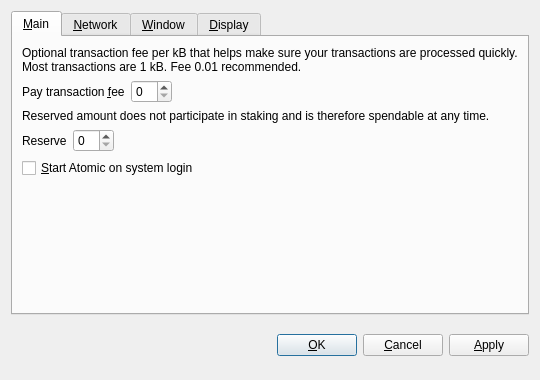
<?xml version="1.0" encoding="UTF-8"?>
<ui version="4.0">
 <class>OptionsDialog</class>
 <widget class="QDialog" name="OptionsDialog">
  <property name="geometry">
   <rect>
    <x>0</x>
    <y>0</y>
    <width>540</width>
    <height>380</height>
   </rect>
  </property>
  <property name="windowTitle">
   <string>Options</string>
  </property>
  <property name="modal">
   <bool>true</bool>
  </property>
  <layout class="QVBoxLayout" name="verticalLayout">
   <item>
    <widget class="QTabWidget" name="tabWidget">
     <property name="tabPosition">
      <enum>QTabWidget::North</enum>
     </property>
     <property name="currentIndex">
      <number>0</number>
     </property>
     <widget class="QWidget" name="tabMain">
      <attribute name="title">
       <string>&amp;Main</string>
      </attribute>
      <layout class="QVBoxLayout" name="verticalLayout_Main">
       <item>
        <widget class="QLabel" name="transactionFeeInfoLabel">
         <property name="text">
          <string>Optional transaction fee per kB that helps make sure your transactions are processed quickly. Most transactions are 1 kB. Fee 0.01 recommended.</string>
         </property>
         <property name="textFormat">
          <enum>Qt::PlainText</enum>
         </property>
         <property name="wordWrap">
          <bool>true</bool>
         </property>
        </widget>
       </item>
       <item>
        <layout class="QHBoxLayout" name="horizontalLayoutFee">
         <item>
          <widget class="QLabel" name="transactionFeeLabel">
           <property name="text">
            <string>Pay transaction &amp;fee</string>
           </property>
           <property name="textFormat">
            <enum>Qt::PlainText</enum>
           </property>
           <property name="buddy">
            <cstring>transactionFee</cstring>
           </property>
          </widget>
         </item>
         <item>
          <widget class="BitcoinAmountField" name="transactionFee"/>
         </item>
         <item>
          <spacer name="horizontalSpacerFee">
           <property name="orientation">
            <enum>Qt::Horizontal</enum>
           </property>
           <property name="sizeHint" stdset="0">
            <size>
             <width>40</width>
             <height>20</height>
            </size>
           </property>
          </spacer>
         </item>
        </layout>
       </item>
       <item>
        <widget class="QLabel" name="reserveBalanceInfoLabel">
         <property name="text">
          <string>Reserved amount does not participate in staking and is therefore spendable at any time.</string>
         </property>
         <property name="textFormat">
          <enum>Qt::PlainText</enum>
         </property>
         <property name="wordWrap">
          <bool>true</bool>
         </property>
        </widget>
       </item>
       <item>
        <layout class="QHBoxLayout" name="horizontalLayoutReserveBalance">
         <item>
          <widget class="QLabel" name="reserveBalanceLabel">
           <property name="text">
            <string>Reserve</string>
           </property>
           <property name="textFormat">
            <enum>Qt::PlainText</enum>
           </property>
           <property name="buddy">
            <cstring>reserveBalance</cstring>
           </property>
          </widget>
         </item>
         <item>
          <widget class="BitcoinAmountField" name="reserveBalance"/>
         </item>
         <item>
          <spacer name="horizontalSpacerReserveBalance">
           <property name="orientation">
            <enum>Qt::Horizontal</enum>
           </property>
           <property name="sizeHint" stdset="0">
            <size>
             <width>40</width>
             <height>20</height>
            </size>
           </property>
          </spacer>
         </item>
        </layout>
       </item>
       <item>
        <widget class="QCheckBox" name="bitcoinAtStartup">
         <property name="toolTip">
          <string>Automatically start Atomic after logging in to the system.</string>
         </property>
         <property name="text">
          <string>&amp;Start Atomic on system login</string>
         </property>
        </widget>
       </item>
       <item>
        <spacer name="verticalSpacer_Main">
         <property name="orientation">
          <enum>Qt::Vertical</enum>
         </property>
         <property name="sizeHint" stdset="0">
          <size>
           <width>20</width>
           <height>40</height>
          </size>
         </property>
        </spacer>
       </item>
      </layout>
     </widget>
     <widget class="QWidget" name="tabNetwork">
      <attribute name="title">
       <string>&amp;Network</string>
      </attribute>
      <layout class="QVBoxLayout" name="verticalLayout_Network">
       <item>
        <widget class="QCheckBox" name="mapPortUpnp">
         <property name="toolTip">
          <string>Automatically open the Atomic client port on the router. This only works when your router supports UPnP and it is enabled.</string>
         </property>
         <property name="text">
          <string>Map port using &amp;UPnP</string>
         </property>
        </widget>
       </item>
       <item>
        <widget class="QCheckBox" name="connectSocks">
         <property name="toolTip">
          <string>Connect to the Atomic network through a SOCKS proxy (e.g. when connecting through Tor).</string>
         </property>
         <property name="text">
          <string>&amp;Connect through SOCKS proxy:</string>
         </property>
        </widget>
       </item>
       <item>
        <layout class="QHBoxLayout" name="horizontalLayout_Network">
         <item>
          <widget class="QLabel" name="proxyIpLabel">
           <property name="text">
            <string>Proxy &amp;IP:</string>
           </property>
           <property name="textFormat">
            <enum>Qt::PlainText</enum>
           </property>
           <property name="buddy">
            <cstring>proxyIp</cstring>
           </property>
          </widget>
         </item>
         <item>
          <widget class="QValidatedLineEdit" name="proxyIp">
           <property name="maximumSize">
            <size>
             <width>140</width>
             <height>16777215</height>
            </size>
           </property>
           <property name="toolTip">
            <string>IP address of the proxy (e.g. 127.0.0.1)</string>
           </property>
          </widget>
         </item>
         <item>
          <widget class="QLabel" name="proxyPortLabel">
           <property name="text">
            <string>&amp;Port:</string>
           </property>
           <property name="textFormat">
            <enum>Qt::PlainText</enum>
           </property>
           <property name="buddy">
            <cstring>proxyPort</cstring>
           </property>
          </widget>
         </item>
         <item>
          <widget class="QLineEdit" name="proxyPort">
           <property name="maximumSize">
            <size>
             <width>55</width>
             <height>16777215</height>
            </size>
           </property>
           <property name="toolTip">
            <string>Port of the proxy (e.g. 9050)</string>
           </property>
          </widget>
         </item>
         <item>
          <widget class="QLabel" name="socksVersionLabel">
           <property name="text">
            <string>SOCKS &amp;Version:</string>
           </property>
           <property name="textFormat">
            <enum>Qt::PlainText</enum>
           </property>
           <property name="buddy">
            <cstring>socksVersion</cstring>
           </property>
          </widget>
         </item>
         <item>
          <widget class="QValueComboBox" name="socksVersion">
           <property name="toolTip">
            <string>SOCKS version of the proxy (e.g. 5)</string>
           </property>
          </widget>
         </item>
         <item>
          <spacer name="horizontalSpacer_Network">
           <property name="orientation">
            <enum>Qt::Horizontal</enum>
           </property>
           <property name="sizeHint" stdset="0">
            <size>
             <width>40</width>
             <height>20</height>
            </size>
           </property>
          </spacer>
         </item>
        </layout>
       </item>
       <item>
        <spacer name="verticalSpacer_Network">
         <property name="orientation">
          <enum>Qt::Vertical</enum>
         </property>
         <property name="sizeHint" stdset="0">
          <size>
           <width>20</width>
           <height>40</height>
          </size>
         </property>
        </spacer>
       </item>
      </layout>
     </widget>
     <widget class="QWidget" name="tabWindow">
      <attribute name="title">
       <string>&amp;Window</string>
      </attribute>
      <layout class="QVBoxLayout" name="verticalLayout_Window">
       <item>
        <widget class="QCheckBox" name="minimizeToTray">
         <property name="toolTip">
          <string>Show only a tray icon after minimizing the window.</string>
         </property>
         <property name="text">
          <string>&amp;Minimize to the tray instead of the taskbar</string>
         </property>
        </widget>
       </item>
       <item>
        <widget class="QCheckBox" name="minimizeOnClose">
         <property name="toolTip">
          <string>Minimize instead of exit the application when the window is closed. When this option is enabled, the application will be closed only after selecting Quit in the menu.</string>
         </property>
         <property name="text">
          <string>M&amp;inimize on close</string>
         </property>
        </widget>
       </item>
       <item>
        <spacer name="verticalSpacer_Window">
         <property name="orientation">
          <enum>Qt::Vertical</enum>
         </property>
         <property name="sizeHint" stdset="0">
          <size>
           <width>20</width>
           <height>40</height>
          </size>
         </property>
        </spacer>
       </item>
      </layout>
     </widget>
     <widget class="QWidget" name="tabDisplay">
      <attribute name="title">
       <string>&amp;Display</string>
      </attribute>
      <layout class="QVBoxLayout" name="verticalLayout_Display">
       <item>
        <layout class="QHBoxLayout" name="horizontalLayout_1_Display">
         <item>
          <widget class="QLabel" name="langLabel">
           <property name="text">
            <string>User Interface &amp;language:</string>
           </property>
           <property name="textFormat">
            <enum>Qt::PlainText</enum>
           </property>
           <property name="buddy">
            <cstring>lang</cstring>
           </property>
          </widget>
         </item>
         <item>
          <widget class="QValueComboBox" name="lang">
           <property name="toolTip">
            <string>The user interface language can be set here. This setting will take effect after restarting Atomic.</string>
           </property>
          </widget>
         </item>
        </layout>
       </item>
       <item>
        <layout class="QHBoxLayout" name="horizontalLayout_2_Display">
         <item>
          <widget class="QLabel" name="unitLabel">
           <property name="text">
            <string>&amp;Unit to show amounts in:</string>
           </property>
           <property name="textFormat">
            <enum>Qt::PlainText</enum>
           </property>
           <property name="buddy">
            <cstring>unit</cstring>
           </property>
          </widget>
         </item>
         <item>
          <widget class="QValueComboBox" name="unit">
           <property name="toolTip">
            <string>Choose the default subdivision unit to show in the interface and when sending coins.</string>
           </property>
          </widget>
         </item>
        </layout>
       </item>
       <item>
        <widget class="QCheckBox" name="displayAddresses">
         <property name="toolTip">
          <string>Whether to show Atomic addresses in the transaction list or not.</string>
         </property>
         <property name="text">
          <string>&amp;Display addresses in transaction list</string>
         </property>
        </widget>
       </item>
       <item>
        <widget class="QCheckBox" name="coinControlFeatures">
         <property name="toolTip">
          <string>Whether to show coin control features or not.</string>
         </property>
         <property name="text">
          <string>Display coin &amp;control features (experts only!)</string>
         </property>
        </widget>
       </item>
       <item>
        <spacer name="verticalSpacer_Display">
         <property name="orientation">
          <enum>Qt::Vertical</enum>
         </property>
         <property name="sizeHint" stdset="0">
          <size>
           <width>20</width>
           <height>40</height>
          </size>
         </property>
        </spacer>
       </item>
      </layout>
     </widget>
    </widget>
   </item>
   <item>
    <layout class="QHBoxLayout" name="horizontalLayout_Buttons">
     <item>
      <spacer name="horizontalSpacer_1">
       <property name="orientation">
        <enum>Qt::Horizontal</enum>
       </property>
       <property name="sizeHint" stdset="0">
        <size>
         <width>40</width>
         <height>48</height>
        </size>
       </property>
      </spacer>
     </item>
     <item>
      <widget class="QLabel" name="statusLabel">
       <property name="font">
        <font>
         <weight>75</weight>
         <bold>true</bold>
        </font>
       </property>
       <property name="text">
        <string/>
       </property>
       <property name="textFormat">
        <enum>Qt::PlainText</enum>
       </property>
       <property name="wordWrap">
        <bool>true</bool>
       </property>
      </widget>
     </item>
     <item>
      <spacer name="horizontalSpacer_2">
       <property name="orientation">
        <enum>Qt::Horizontal</enum>
       </property>
       <property name="sizeHint" stdset="0">
        <size>
         <width>40</width>
         <height>48</height>
        </size>
       </property>
      </spacer>
     </item>
     <item>
      <widget class="QPushButton" name="okButton">
       <property name="text">
        <string>&amp;OK</string>
       </property>
      </widget>
     </item>
     <item>
      <widget class="QPushButton" name="cancelButton">
       <property name="text">
        <string>&amp;Cancel</string>
       </property>
       <property name="autoDefault">
        <bool>false</bool>
       </property>
      </widget>
     </item>
     <item>
      <widget class="QPushButton" name="applyButton">
       <property name="text">
        <string>&amp;Apply</string>
       </property>
       <property name="autoDefault">
        <bool>false</bool>
       </property>
      </widget>
     </item>
    </layout>
   </item>
  </layout>
 </widget>
 <customwidgets>
  <customwidget>
   <class>BitcoinAmountField</class>
   <extends>QSpinBox</extends>
   <header>bitcoinamountfield.h</header>
  </customwidget>
  <customwidget>
   <class>QValueComboBox</class>
   <extends>QComboBox</extends>
   <header>qvaluecombobox.h</header>
  </customwidget>
  <customwidget>
   <class>QValidatedLineEdit</class>
   <extends>QLineEdit</extends>
   <header>qvalidatedlineedit.h</header>
  </customwidget>
 </customwidgets>
 <resources/>
 <connections/>
</ui>
